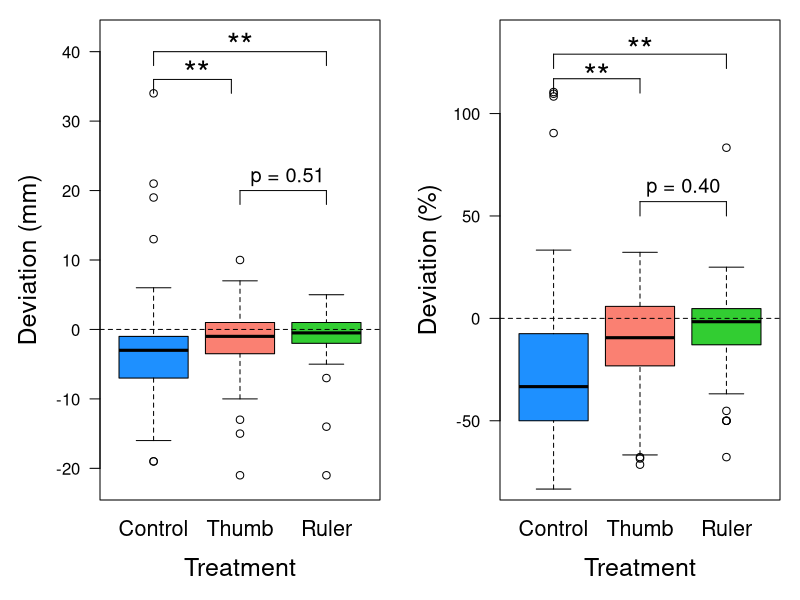

R code for this plot:
library(dplyr)
library(tidyr)
library(stringr)

# Students were asked to measure the length of 6 arthropod specimens.

# Students were assigned to one of 3 treatments:
#  A - control, students were asked to estimate the length 
#      in millimeters without any tools or prompting of length reference points.
#  B - students were allowed to measure the width of their thumbnail and/or 
#      fingernail in millimeters immediately prior to being asked to estimate length of specimens
#      (i.e. they could use their thumb to aid in estimation)
#  C - students were provided a ruler to aid in estimating arthropod length


# Survey results with length estimations
results = read.csv('data/raw_length_estimates.csv', header = T)

names(results)[2:8] = c('Group', 'Specimen1_8', 'Specimen2_21', 'Specimen3_6', 
                        'Specimen4_31', 'Specimen5_12', 'Specimen6_19')

results$color = case_when(results$Group == 'A' ~ 'dodgerblue',
                          results$Group == 'B' ~ 'salmon',
                          results$Group == 'C' ~ 'limegreen')

results$symbol = case_when(results$Group == 'A' ~ 17,
                          results$Group == 'B' ~ 15,
                          results$Group == 'C' ~ 16)

# One student (row 10) measured in cm, while one student (row 4) measured in tenths of mm.

# Plotting revised data
results2 = results
results2[4, 3:8] = results[4, 3:8]/10
results2[10, 3:8] = results[10, 3:8]*10


long = pivot_longer(results2, cols = Specimen1_8:Specimen6_19, names_to = "Specimen")
long$trueLength = as.numeric(word(long$Specimen, 2, sep = "_"))
long$deviation = long$value - long$trueLength
long$pctdev = 100*long$deviation/long$trueLength

long %>% group_by(Group) %>% summarize(medDev = median(deviation), medPct = median(pctdev))

lengthdata = data.frame(Control_deviation = long$deviation[long$Group == 'A'],
                         Control_pctdev = long$pctdev[long$Group == 'A'],
                         Thumb_deviation = c(long$deviation[long$Group == 'B'], rep(NA, 108 - sum(long$Group == 'B'))),
                         Thumb_pctdev = c(long$pctdev[long$Group == 'B'], rep(NA, 108 - sum(long$Group == 'B'))),
                         Ruler_deviation = c(long$deviation[long$Group == 'C'], rep(NA, 108 - sum(long$Group == 'C'))),
                         Ruler_pctdev = c(long$pctdev[long$Group == 'C'], rep(NA, 108 - sum(long$Group == 'C'))))


# Wilcoxon tests
wilcox.test(lengthdata$Control_deviation, lengthdata$Thumb_deviation, paired = FALSE)
wilcox.test(lengthdata$Ruler_deviation, lengthdata$Thumb_deviation, paired = FALSE)
wilcox.test(lengthdata$Control_deviation, lengthdata$Ruler_deviation, paired = FALSE)

wilcox.test(lengthdata$Control_pctdev, lengthdata$Thumb_pctdev, paired = FALSE)
wilcox.test(lengthdata$Ruler_pctdev, lengthdata$Thumb_pctdev, paired = FALSE)
wilcox.test(lengthdata$Control_pctdev, lengthdata$Ruler_pctdev, paired = FALSE)

# Plot
par(mfrow = c(1, 2), mar = c(5, 5, 1, 1))
boxplot(lengthdata[, c(1, 3, 5)], xaxt = "n", xlab = "Treatment", ylab = "Deviation (mm)", cex.lab = 1.5, 
        col = c('dodgerblue', 'salmon', 'limegreen'), las = 1, ylim = c(-22, 42))
abline(h = 0, lty = 'dashed')
mtext(c("Control", "Thumb", "Ruler"), 1, at = 1:3, line = 1, cex = 1.3)
segments(x0= c(1, 1, 1.9), y0 = c(34, 36, 36), x1 = c(1, 1.9, 1.9), y1 = c(36, 36, 34))
text(1.5, 38, "**", cex = 2)
segments(x0= c(1, 1, 3), y0 = c(38, 40, 40), x1 = c(1, 3, 3), y1 = c(40, 40, 38))
text(2, 42, "**", cex = 2)
segments(x0= c(2, 2, 3), y0 = c(18, 20, 20), x1 = c(2, 3, 3), y1 = c(20, 20, 18))
text(2.55, 22, "p = 0.51", cex = 1.2)

boxplot(lengthdata[, c(2, 4, 6)], xaxt = "n", xlab = "Treatment", ylab = "Deviation (%)", cex.lab = 1.5, 
        col = c('dodgerblue', 'salmon', 'limegreen'), las = 1, ylim = c(-80, 137))
abline(h = 0, lty = 'dashed')
mtext(c("Control", "Thumb", "Ruler"), 1, at = 1:3, line = 1, cex = 1.3)
segments(x0= c(1, 1, 2), y0 = c(110, 117, 117), x1 = c(1, 2, 2), y1 = c(117, 117, 110))
text(1.5, 122, "**", cex = 2)
segments(x0= c(1, 1, 3), y0 = c(122, 129, 129), x1 = c(1, 3, 3), y1 = c(129, 129, 122))
text(2, 135, "**", cex = 2)
segments(x0= c(2, 2, 3), y0 = c(50, 57, 57), x1 = c(2, 3, 3), y1 = c(57, 57, 50))
text(2.5, 64, "p = 0.40", cex = 1.2)
